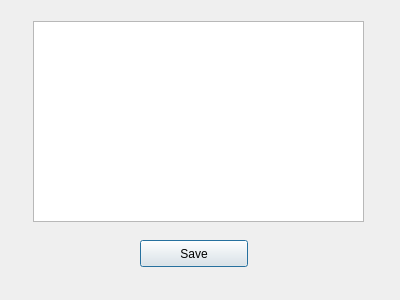
<?xml version="1.0" encoding="UTF-8"?>
<ui version="4.0">
 <class>Dialog</class>
 <widget class="QDialog" name="Dialog">
  <property name="geometry">
   <rect>
    <x>0</x>
    <y>0</y>
    <width>400</width>
    <height>300</height>
   </rect>
  </property>
  <property name="windowTitle">
   <string>Dialog</string>
  </property>
  <widget class="QPlainTextEdit" name="txtNotes">
   <property name="geometry">
    <rect>
     <x>33</x>
     <y>21</y>
     <width>331</width>
     <height>201</height>
    </rect>
   </property>
  </widget>
  <widget class="QPushButton" name="btnSave">
   <property name="geometry">
    <rect>
     <x>140</x>
     <y>240</y>
     <width>108</width>
     <height>27</height>
    </rect>
   </property>
   <property name="text">
    <string>Save</string>
   </property>
  </widget>
 </widget>
 <resources/>
 <connections/>
</ui>
